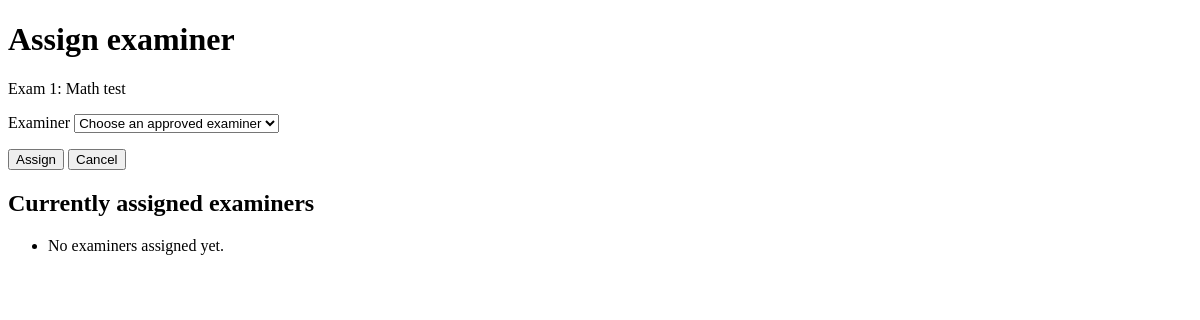
Page /admin/examinations/1/assign-examiner (signed in) on the earlier database version.
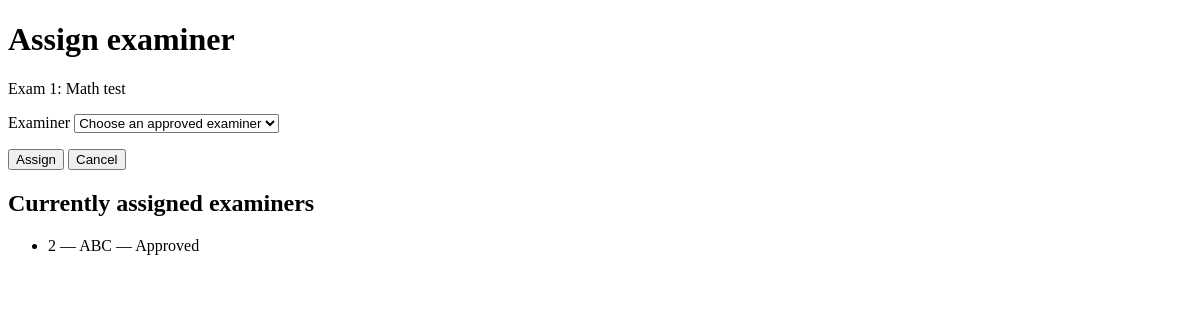
Same page on the later database version.
### tables this page shows
CREATE TABLE examiner_profile (
            examiner_id INTEGER PRIMARY KEY,

            user_id INTEGER NOT NULL
                REFERENCES users(user_id),

            name TEXT NOT NULL
                CHECK (length(trim(name)) BETWEEN 1 AND 150),

            contact_details TEXT,

            department TEXT
                CHECK (length(department) <= 100),

            status TEXT
                CHECK (length(status) <= 200)
        );

### app.py (the view, shortened to what this page needs)
@app.route(
    "/admin/examinations/<int:exam_id>/assign-examiner",
    methods=["GET", "POST"]
)
@require_role("Admin")
def assign_examiner(exam_id):
    error = None
    selected_id = request.form.get("examiner_id", "")
    if (
        request.method == "POST"
        and request.form.get("action") == "cancel"
    ):
        return redirect(url_for("admin_dashboard"))
    if "assignment_csrf" not in session:
        session["assignment_csrf"] = secrets.token_urlsafe(32)
    with closing(sqlite3.connect(database_path)) as database:
        database.execute("PRAGMA foreign_keys = ON")
        database.row_factory = sqlite3.Row
        examination = database.execute(
            """
            SELECT exam_id, exam_name
            FROM examination
            WHERE exam_id = ?
            """,
            (exam_id,)
        ).fetchone()
        if examination is None:
            abort(404)
        examiners = database.execute(
            """
            SELECT ep.examiner_id, ep.name
            FROM examiner_profile ep
            JOIN users u ON u.user_id = ep.user_id
            WHERE ep.status = 'Approved'
              AND u.role = 'Examiner'
            ORDER BY ep.name, ep.examiner_id
            """
        ).fetchall()
        assigned = database.execute(
            """
            SELECT ep.examiner_id, ep.name, ep.status
            FROM examiner_assignment a
            JOIN examiner_profile ep
                ON ep.examiner_id = a.examiner_id
            WHERE a.exam_id = ?
            ORDER BY ep.name
            """,
            (exam_id,)
        ).fetchall()
    return render_template(
        "assign_examiner.html",
        examination=examination,
        examiners=examiners,
        assigned=assigned,
        selected_id=selected_id,
        csrf_token=session["assignment_csrf"],
        error=error
    )

### app.py (called while the page is built, shortened)
def account_is_enabled(database, user):
    if user["role"] == "Admin":
        return True

@app.before_request
def load_logged_in_user():
    g.user = None
    user_id = session.get("user_id")
    if user_id is None:
        return
    with closing(sqlite3.connect(database_path)) as database:
        database.row_factory = sqlite3.Row
        user = database.execute(
            "SELECT * FROM users WHERE user_id = ?",
            (user_id,)
        ).fetchone()
        if user is None or not account_is_enabled(database, user):
            session.clear()
            return
        g.user = user

def require_role(*allowed_roles):
    def decorate(view_function):
        @wraps(view_function)
        def wrapped_view(*args, **kwargs):
            if g.user is None:
                return redirect(url_for("home"))
            if g.user["role"] not in allowed_roles:
                abort(403)
            return view_function(*args, **kwargs)
        return wrapped_view
    return decorate

### templates/assign_examiner.html (shortened to what this page needs)
<!doctype html>
<html lang="en">
<head>
</head>
<body>
    <h1>Assign examiner</h1>
    <p>
        Exam {{ examination['exam_id'] }}:
        {{ examination['exam_name'] }}
    </p>
    <form method="post">
        <p>
            <label for="examiner_id">Examiner</label>
            <select id="examiner_id" name="examiner_id" required>
                <option value="">Choose an approved examiner</option>
            </select>
        </p>
        {% if examiners %}
            <button type="submit" name="action" value="assign">
                Assign
            </button>
        {% else %}
            <p>No approved examiners are available.</p>
        {% endif %}
        <button type="submit" name="action" value="cancel"
                formnovalidate>
            Cancel
        </button>
    </form>
    <h2>Currently assigned examiners</h2>
    <ul>
        {% for examiner in assigned %}
            <li>
                {{ examiner['examiner_id'] }}
                — {{ examiner['name'] }}
                — {{ examiner['status'] }}
            </li>
        {% else %}
            <li>No examiners assigned yet.</li>
        {% endfor %}
    </ul>
</body>
</html>

Differences in the rows shown:
added examiner_profile: examiner_id "2", name "ABC", status "Approved"
Other differences:
text no longer shown: "No examiners assigned yet."
